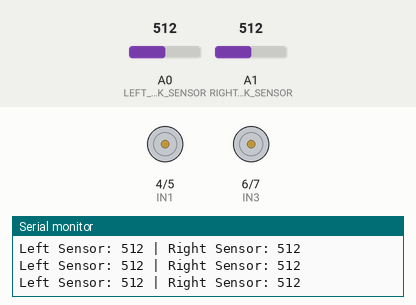
This sketch was run on a simulated Arduino Uno, built with avr-gcc and run on an emulated ATmega328P. Shown: motor-driver pin pairs drawn as motors (green arrow = first pin HIGH = forward, orange = second pin HIGH = backward, longer = more drive), the last lines printed to the serial monitor. The test bench sets the inputs (shaded band); at power-on: A0 (LEFT_TRACK_SENSOR) = 512, A1 (RIGHT_TRACK_SENSOR) = 512.

Above: at 1.2 s.
1.3 s: A0 (LEFT_TRACK_SENSOR) set to 415
4.3 s: A0 (LEFT_TRACK_SENSOR) set to 385
At 4.7 s:
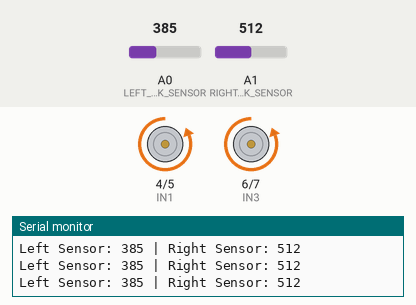
5.8 s: A1 (RIGHT_TRACK_SENSOR) set to 407
8.8 s: A1 (RIGHT_TRACK_SENSOR) set to 389
At 9.5 s:
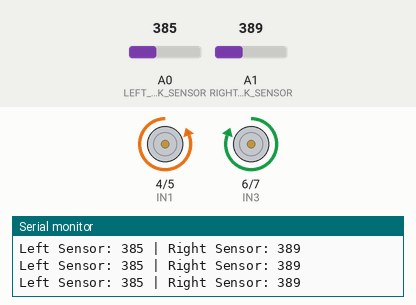
10.3 s: A0 (LEFT_TRACK_SENSOR) set to 1023
At 10.8 s:
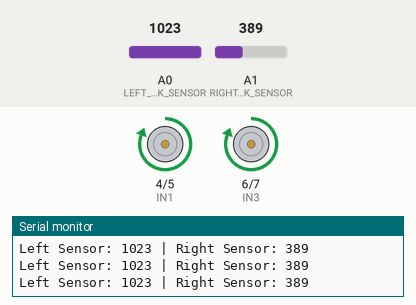
11.8 s: A0 (LEFT_TRACK_SENSOR) set to 0
At 13.0 s:
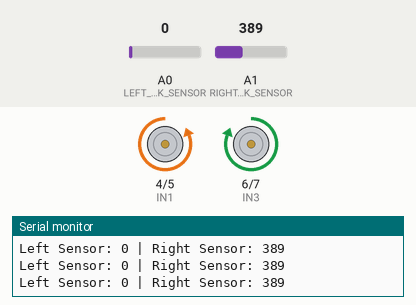
Timing chart, 0 to 14.8 s (numbered marks = the images above; inputs shaded):
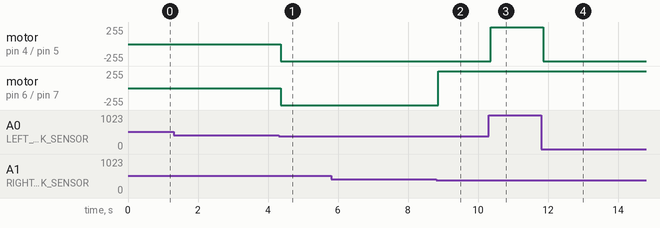

Measured:
- the behaviour switches between 400 and 399 on A0 (LEFT_TRACK_SENSOR) (found by bisection; images 0 and 1)
- the behaviour switches between 400 and 399 on A1 (RIGHT_TRACK_SENSOR) (found by bisection; images 1 and 2)
- after the input at 4.3 s, motor on pin 4 (IN1) / pin 5 (IN2), motor on pin 6 (IN3) / pin 7 (IN4): stopped → backward 255/255 after 0.06 s
- after the input at 8.8 s, motor on pin 6 (IN3) / pin 7 (IN4): backward 255/255 → forward 255/255 after 0.06 s
- after the input at 10.3 s, motor on pin 4 (IN1) / pin 5 (IN2): backward 255/255 → forward 255/255 after 0.07 s
- after the input at 11.8 s, motor on pin 4 (IN1) / pin 5 (IN2): forward 255/255 → backward 255/255 after 0.06 s

The sketch:

Arduino_UNO_R3_Line_tracking_selfdriving.ino
```cpp
// Line Tracking Module Pinout
#define LEFT_TRACK_SENSOR A0
#define RIGHT_TRACK_SENSOR A1

// Motor Control Pinout
#define IN1 4
#define IN2 5
#define IN3 6
#define IN4 7

// Threshold for line detection
const int THRESHOLD = 400; // Adjust this value according to your sensor readings

void setup() {
  // Initialize Serial communication
  Serial.begin(9600);

  // Initialize motor control pins
  pinMode(IN1, OUTPUT);
  pinMode(IN2, OUTPUT);
  pinMode(IN3, OUTPUT);
  pinMode(IN4, OUTPUT);
}

void loop() {
  // Read sensor values
  int leftSensorValue = analogRead(LEFT_TRACK_SENSOR);
  int rightSensorValue = analogRead(RIGHT_TRACK_SENSOR);

  // Debugging: print sensor values
  Serial.print("Left Sensor: ");
  Serial.print(leftSensorValue);
  Serial.print(" | Right Sensor: ");
  Serial.println(rightSensorValue);

  // Line tracking logic
  if (leftSensorValue < THRESHOLD && rightSensorValue < THRESHOLD) {
    // Both sensors detect the line - move forward
    go();
  } else if (leftSensorValue < THRESHOLD && rightSensorValue >= THRESHOLD) {
    // Left sensor detects the line - turn right
    turnRight();
  } else if (leftSensorValue >= THRESHOLD && rightSensorValue < THRESHOLD) {
    // Right sensor detects the line - turn left
    turnLeft();
  } else {
    // No line detected - stop
    stopCar();
  }
}

// Motor control functions
void go() {
  digitalWrite(IN1, LOW);
  digitalWrite(IN2, HIGH);
  digitalWrite(IN3, HIGH);
  digitalWrite(IN4, LOW);
}

void turnLeft() {
  digitalWrite(IN1, HIGH);
  digitalWrite(IN2, LOW);
  digitalWrite(IN3, HIGH);
  digitalWrite(IN4, LOW);
}

void turnRight() {
  digitalWrite(IN1, LOW);
  digitalWrite(IN2, HIGH);
  digitalWrite(IN3, LOW);
  digitalWrite(IN4, HIGH);
}

void stopCar() {
  digitalWrite(IN1, LOW);
  digitalWrite(IN2, LOW);
  digitalWrite(IN3, LOW);
  digitalWrite(IN4, LOW);
}
```
